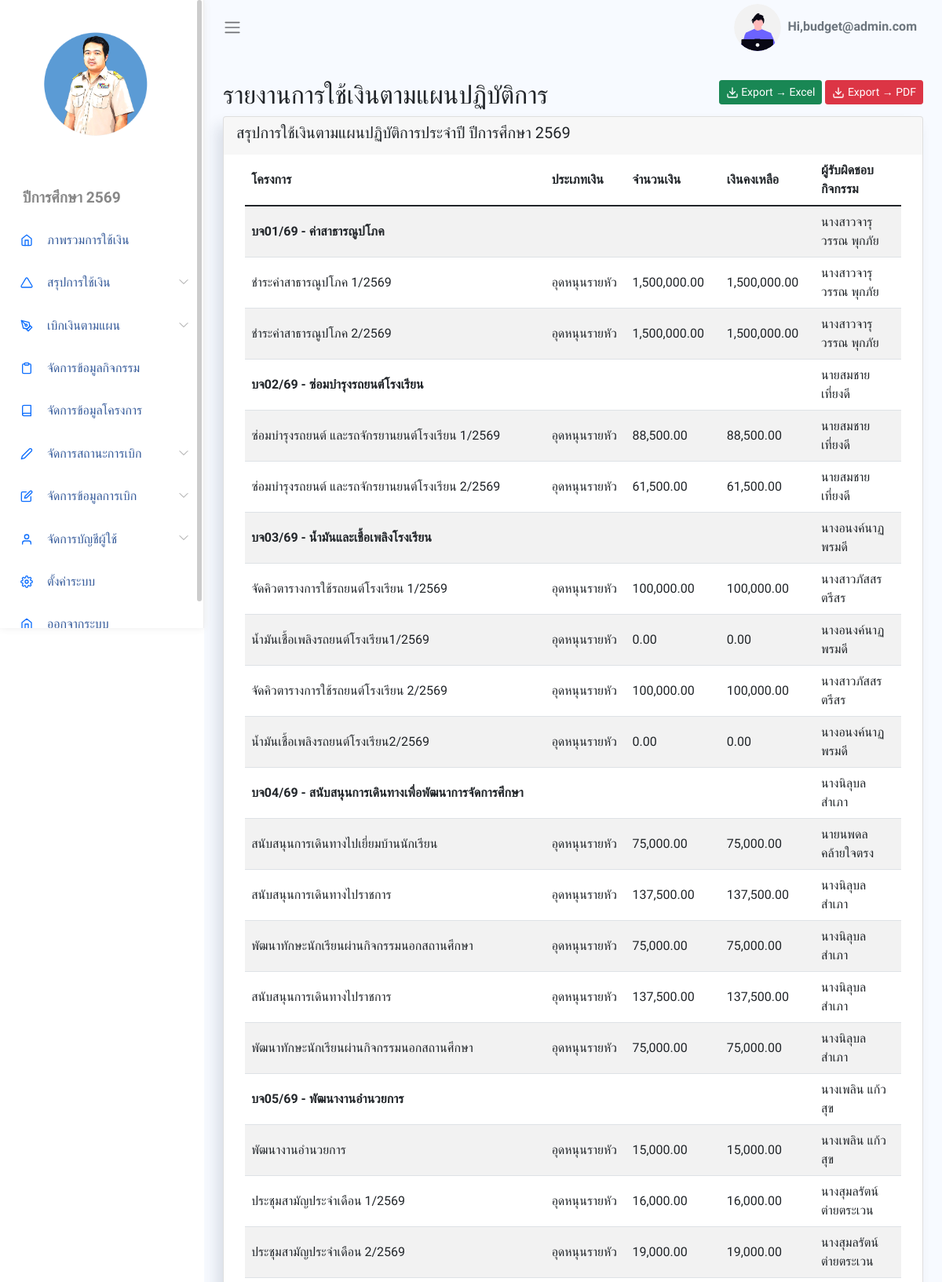
/App/Views/reportBudget.php (signed in, upper part), run on the app's committed database.
### tables this page shows
CREATE TABLE `setting` (
  `set_id` int(1) NOT NULL,
  `sys_name` varchar(255) NOT NULL,
  `school_name` varchar(255) NOT NULL,
  `logo_url` varchar(255) NOT NULL,
  `title_name` varchar(255) NOT NULL,
  `year_name` varchar(255) NOT NULL,
  `dir_name` varchar(255) NOT NULL,
  `man_name` varchar(255) NOT NULL,
  `plan_name` varchar(255) NOT NULL,
  `menu_project` int(1) NOT NULL,
  `menu_activity` int(1) NOT NULL,
  `menu_payplan` int(1) NOT NULL,
  `created_at` datetime DEFAULT current_timestamp()
);

CREATE TABLE `project` (
  `pro_id` int(11) NOT NULL COMMENT 'รหัสโครงการ',
  `pro_code` varchar(50) NOT NULL COMMENT 'เลขรหัสโครงการ',
  `pro_name` varchar(255) NOT NULL COMMENT 'ชื่อโครงการ',
  `pro_user` varchar(255) NOT NULL COMMENT 'ผู้รับผิดชอบโครงการ',
  `dep_id` int(11) NOT NULL COMMENT 'รหัสกลุ่ม',
  `man_id` int(11) NOT NULL COMMENT 'รหัสกลุ่มบริหาร',
  `create_at` datetime DEFAULT current_timestamp() COMMENT 'วดปเพิ่มข้อมูล'
);

CREATE TABLE `activity` (
  `act_id` int(11) NOT NULL COMMENT 'รหัสกิจกรรม',
  `act_name` varchar(255) NOT NULL COMMENT 'ชื่อกิจกรรม',
  `pro_id` int(11) NOT NULL COMMENT 'รหัสโครงการfk',
  `bgt_id` int(11) NOT NULL COMMENT 'รหัสประเภทงบประมาณ',
  `act_money` decimal(12,2) NOT NULL COMMENT 'เงินที่ได้รับจัดสรร',
  `act_balance` decimal(12,2) NOT NULL COMMENT 'จำนวนเงินคงเหลือ',
  `act_user` varchar(100) NOT NULL COMMENT 'ผู้รับผิดชอบกิจกรรม',
  `create_by` int(11) NOT NULL,
  `create_at` datetime NOT NULL DEFAULT current_timestamp() COMMENT 'วันที่ทำรายการ'
);

CREATE TABLE `budgettype` (
  `bgt_id` int(11) NOT NULL,
  `bgt_name` varchar(150) NOT NULL COMMENT 'ชื่อประเภทงบประมาณ',
  `status` tinyint(1) UNSIGNED NOT NULL,
  `create_at` datetime NOT NULL DEFAULT current_timestamp()
);

### App/Views/reportBudget.php (the view, shortened to what the rows shown need)
<?php
$reportObj = new Report();
?>
<?php
require_once BASE_PATH . "/App/Inc/header.php";
require_once BASE_PATH . "/App/Inc/sidebar.php";
?>
<div class="main-content container-fluid">
  <section class="section">
    <div class="card">
      <div class="card-header">
        <h5>สรุปการใช้เงินตามแผนปฏิบัติการประจำปี <?php echo htmlspecialchars($settings['year_name']); ?></h5>
      </div>
      <div class="card-body">
        <div class="table-responsive">
          <table class="table table-striped table-hover" id="table">
            <thead>
              <tr>
                <th>โครงการ</th>
                <th>ประเภทเงิน</th>
                <th>จำนวนเงิน</th>
                <th>เงินคงเหลือ</th>
                <th>ผู้รับผิดชอบกิจกรรม</th>
              </tr>
            </thead>
            <tbody>
              <?php
              $projectData = $reportObj->getAllProjects();
              foreach ($projectData as $row) {
                echo "<tr>";
                echo "<td colspan='4'><strong>" . htmlspecialchars($row['pro_code']) . " - " . htmlspecialchars($row['pro_name']) . "</strong></td>";
                echo "<td>" . htmlspecialchars($row['pro_user'] ?? '-') . "</td>";
                echo "</tr>";
                $activitytData = $reportObj->getAllActivity($row['pro_id']);
                foreach ($activitytData as $activity) {
                  echo "<tr>";
                  echo "<td>" . htmlspecialchars($activity['act_name']) . "</td>";
                  echo "<td>" . htmlspecialchars($activity['bgt_name']) . "</td>";
                  echo "<td>" . number_format($activity['act_money'], 2) . "</td>";
                  echo "<td>" . number_format($activity['act_balance'], 2) . "</td>";
                  echo "<td>" . htmlspecialchars($activity['act_user'] ?? '-') . "</td>";
                  echo "</tr>";
                }
              }
              ?>
            </tbody>
          </table>
        </div>
      </div>
    </div>
  </section>
</div>
<?php require_once BASE_PATH . "/App/Inc/footer.php"; ?>

### App/Inc/sidebar.php (shortened to what the rows shown need)
<?php
$settingObj = new Setting();
$settings = $settingObj->getSetting();
?>
<body>
    <div id="app">
        <div id="sidebar" class='active'>
            <div class="sidebar-wrapper active">
                <div class="sidebar-header" style="text-align:center">
                    <img src="<?= BASE_URL . $settings['logo_url']?>" alt="" srcset="" style="width: 150px;height:150px;">
                </div>
                <div class="">
                    <ul class="menu">
                        <li class='sidebar-title'><?= htmlspecialchars($settings['year_name']) ?></li>
                        <li class="sidebar-item ">
                            <a href="<?= BASE_URL ?>/App/Views/showGroupCard.php" class='sidebar-link'>
                            </a>
                        </li>
                        <li class="sidebar-item  has-sub">
                            <a href="#" class='sidebar-link'>
                            </a>
                        </li>
                        <?php
                        if ($_SESSION['role'] <= 7) {
                            echo "
                            <li class='sidebar-item  has-sub'>
                                <a href='#' class='sidebar-link'>
                                    <i data-feather='pen-tool' width='20'></i>
                                    <span>เบิกเงินตามแผน</span>
                                </a>
                                <ul class='submenu '>
                                    <li>
                                        <a href='" . BASE_URL . "/App/Views/formPayPlan.php'>ใบคำขออนมุติใช้เงิน</a>
                                    </li>
                                    <li>
                                        <a href='" . BASE_URL . "/App/Views/showPayPlan.php'>ข้อมูลการเบิก</a>
                                    </li>
                                </ul>
                            </li>
                            <!-- <li class='sidebar-item'>
                                <a href='" . BASE_URL . "/document/แบบสรุปโครงการ2564.docx' class='sidebar-link'>
                                    <i data-feather='triangle' width='20'></i>
                                    <span>แบบสรุปโครงการปี 2564</span>
                                </a>
                            </li>
                            <li class='sidebar-item'>
                                <a href='https://drive.google.com/drive/folders/10lbb2oCK1EN5yT9p9R833f19MvhAm9VG?usp=sharing' class='sidebar-link'>
                                    <i data-feather='triangle' width='20'></i>
                                    <span>ประชุมจัดทำแผนปีการศึกษา 2566</span>
                                </a>
                            </li>
                            <li class='sidebar-item'>
                                <a href='#' class='sidebar-link'>
                                    <i data-feather='triangle' width='20'></i>
                                    <span>อัปโหลดไฟล์ประมาณการ</span>
                                </a>
                            </li> -->
                            <li class='sidebar-item'>
                                <a href='" . BASE_URL . "/App/Views/manageActivity.php' class='sidebar-link'>
                                    <i data-feather='clipboard' width='20'></i>
                                    <span>จัดการข้อมูลกิจกรรม</span>
                                </a>
                            </li>
                            ";
                        }
                        ?>
                        <?php
                        if ($_SESSION['role'] == 1) {
                            echo "
                                <li class='sidebar-item'>
                                    <a href='" . BASE_URL . "/App/Views/manageProject.php' class='sidebar-link'>
                                        <i data-feather='book' width='20'></i>
                                        <span>จัดการข้อมูลโครงการ</span>
                                    </a>
                                </li>
                                ";
                        }
                        ?>
                        <?php
                        if ($_SESSION['role'] <= 5) {
                            echo "
                                <li class='sidebar-item  has-sub'>
                                    <a href='#' class='sidebar-link'>
                                    <i data-feather='edit-2' width='20'></i>
                                    <span>จัดการสถานะการเบิก</span>
                                    </a>
                                    <ul class='submenu '>
                                    <li>
                                        <a href='" . BASE_URL . "/App/Views/showPayBill.php'>จัดการสถานะการเบิก</a>
                                    </li>
                                    <li>
                                        <a href='" . BASE_URL . "/App/Views/searchEditPayBill.php'>จัดการการจ่ายเงิน</a>
                                    </li>
                                    </ul>
                                </li>
                                ";
                        }
                        ?>
                        <?php
                        if ($_SESSION['role'] == 1) {
                            echo "
                                <li class='sidebar-item  has-sub'>
                                    <a href='#' class='sidebar-link'>
                                    </a>
                                        <a href='" . BASE_URL . "/App/Views/formPayPlan.php'>เพิ่มข้อมูลการเบิก</a>
                                        <a href='" . BASE_URL . "/App/Views/searchEditReport.php'>แก้ไขข้อมูลใบคำขอ</a>
                                        <a href='" . BASE_URL . "/App/Views/searchEditMoney.php'>แก้ยอดเงินเบิก</a>
                                        <a href='" . BASE_URL . "/App/Views/showGroupCard_admin.php'>ตรวจสอบยอดเงินรวม</a>
                                        <a href='" . BASE_URL . "/App/Views/showProject_admin.php'>ตรวจสอบยอดเงินโครงการ</a>
                                        <a href='" . BASE_URL . "/App/Views/showActivity_admin.php'>ตรวจสอบยอดเงินกิจกรรม</a>
                                        <a href='" . BASE_URL . "/App/Views/showProjectExcel.php' target='_blank'>Excel โครงการ</a>
                                        <a href='" . BASE_URL . "/App/Views/showActivityExcel.php' target='_blank'>Excel กิจกรรม</a>
                                        <a href='" . BASE_URL . "/App/Views/showPayPlanExcel.php' target='_blank'>Excel ข้อมูลการเบิก</a>
                                        <a href='" . BASE_URL . "/App/Views/reportBudget.php' target='_blank'>รายงานการใช้เงินตามแผนปฏิบัติการ</a>
                                </li>
                                ";
                        }
                        ?>
                        <?php
                        if ($_SESSION['role'] == 1) {
                            echo "
                                <li class='sidebar-item  has-sub'>
                                    <a href='#' class='sidebar-link'>
                                    <i data-feather='user' width='20'></i>
                                    <span>จัดการบัญชีผู้ใช้</span>
                                    </a>
                                    <ul class='submenu '>
                                        <li>
                                            <a href='" . BASE_URL . "/App/Auth/Views/showPerson.php'>ข้อมูลสมาชิก</a>
                                        </li>
                                        <li>
                                            <a href='" . BASE_URL . "/App/Auth/Views/addPerson.php'>เพิ่มสมาชิก</a>
                                        </li>
                                    </ul>
                                </li>
                                ";
                        }
                        ?>
                        <?php
                        if ($_SESSION['role'] == 1 && $_SESSION['id'] == 1) {
                            echo "
                                <li class='sidebar-item'>
                                    <a href='" . BASE_URL . "/App/Views/manageSetting.php' class='sidebar-link'>
                                    <i data-feather='settings' width='20'></i>
                                    <span>ตั้งค่าระบบ</span>
                                    </a>
                                </li>
                                ";
                        }
                        ?>
                        <li class="sidebar-item ">
                            <a href="#" data-toggle="modal" data-target="#logoutModal" class='sidebar-link'>
                            </a>
                        </li>
                    </ul>
                </div>
            </div>
        </div>
        <div id="main">

### data on the page
setting: logo_url (picture), year_name "ปีการศึกษา 2569"
project: pro_code "บจ01/69", pro_name "ค่าสาธารณูปโภค", pro_user "นางสาวจารุวรรณ พุกภัย"
activity: act_name "ชำระค่าสาธารณูปโภค 1/2569", bgt.bgt_name "อุดหนุนรายหัว", act_money "1,500,000.00", act_balance "1,500,000.00", act_user "นางสาวจารุวรรณ พุกภัย"
activity: act_name "ชำระค่าสาธารณูปโภค 2/2569", bgt.bgt_name "อุดหนุนรายหัว", act_money "1,500,000.00", act_balance "1,500,000.00", act_user "นางสาวจารุวรรณ พุกภัย"
project: pro_code "บจ02/69", pro_name "ซ่อมบำรุงรถยนต์โรงเรียน", pro_user "นายสมชาย เที่ยงดี"
activity: act_name "ซ่อมบำรุงรถยนต์ และรถจักรยานยนต์โรงเรียน 1/2569", bgt.bgt_name "อุดหนุนรายหัว", act_money "88,500.00", act_balance "88,500.00", act_user "นายสมชาย เที่ยงดี"
activity: act_name "ซ่อมบำรุงรถยนต์ และรถจักรยานยนต์โรงเรียน 2/2569", bgt.bgt_name "อุดหนุนรายหัว", act_money "61,500.00", act_balance "61,500.00", act_user "นายสมชาย เที่ยงดี"
project: pro_code "บจ03/69", pro_name "น้ำมันและเชื้อเพลิงโรงเรียน", pro_user "นางอนงค์นาฏ พรมดี"
activity: act_name "จัดคิวตารางการใช้รถยนต์โรงเรียน 1/2569", bgt.bgt_name "อุดหนุนรายหัว", act_money "100,000.00", act_balance "100,000.00", act_user "นางสาวภัสสร ตรีสร"
activity: act_name "น้ำมันเชื้อเพลิงรถยนต์โรงเรียน1/2569", bgt.bgt_name "อุดหนุนรายหัว", act_money "0.00", act_balance "0.00", act_user "นางอนงค์นาฏ พรมดี"
activity: act_name "จัดคิวตารางการใช้รถยนต์โรงเรียน 2/2569", bgt.bgt_name "อุดหนุนรายหัว", act_money "100,000.00", act_balance "100,000.00", act_user "นางสาวภัสสร ตรีสร"
activity: act_name "น้ำมันเชื้อเพลิงรถยนต์โรงเรียน2/2569", bgt.bgt_name "อุดหนุนรายหัว", act_money "0.00", act_balance "0.00", act_user "นางอนงค์นาฏ พรมดี"
project: pro_code "บจ04/69", pro_name "สนับสนุนการเดินทางเพื่อพัฒนาการจัดการศึกษา", pro_user "นางนิลุบล สำเภา"
activity: act_name "สนับสนุนการเดินทางไปเยี่ยมบ้านนักเรียน", bgt.bgt_name "อุดหนุนรายหัว", act_money "75,000.00", act_balance "75,000.00", act_user "นายนพดล คล้ายใจตรง"
activity: act_name "สนับสนุนการเดินทางไปราชการ", bgt.bgt_name "อุดหนุนรายหัว", act_money "137,500.00", act_balance "137,500.00", act_user "นางนิลุบล สำเภา"
activity: act_name "พัฒนาทักษะนักเรียนผ่านกิจกรรมนอกสถานศึกษา", bgt.bgt_name "อุดหนุนรายหัว", act_money "75,000.00", act_balance "75,000.00", act_user "นางนิลุบล สำเภา"
activity: act_name "สนับสนุนการเดินทางไปราชการ", bgt.bgt_name "อุดหนุนรายหัว", act_money "137,500.00", act_balance "137,500.00", act_user "นางนิลุบล สำเภา"
activity: act_name "พัฒนาทักษะนักเรียนผ่านกิจกรรมนอกสถานศึกษา", bgt.bgt_name "อุดหนุนรายหัว", act_money "75,000.00", act_balance "75,000.00", act_user "นางนิลุบล สำเภา"
project: pro_code "บจ05/69", pro_name "พัฒนางานอำนวยการ", pro_user "นางเพลิน แก้วสุข"
activity: act_name "พัฒนางานอำนวยการ", bgt.bgt_name "อุดหนุนรายหัว", act_money "15,000.00", act_balance "15,000.00", act_user "นางเพลิน แก้วสุข"
activity: act_name "ประชุมสามัญประจำเดือน 1/2569", bgt.bgt_name "อุดหนุนรายหัว", act_money "16,000.00", act_balance "16,000.00", act_user "นางสุมลรัตน์ ต่ายตระเวน"
activity: act_name "ประชุมสามัญประจำเดือน 2/2569", bgt.bgt_name "อุดหนุนรายหัว", act_money "19,000.00", act_balance "19,000.00", act_user "นางสุมลรัตน์ ต่ายตระเวน"

### other printed values
$_SESSION['username'] "budget@admin.com"
